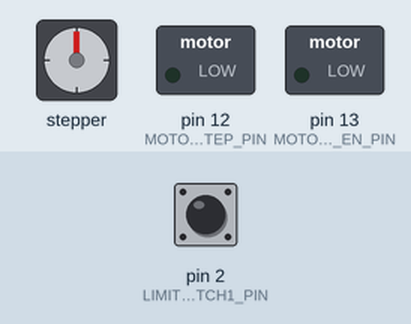
Simulated run of this sketch. Board: Arduino Uno, built with avr-gcc and run on an emulated ATmega328P. Parts: stepper motor, switched loads named in the sketch (green lamp = pin HIGH). Wiring (inferred from the names in the program): stepper motor (2048 steps per turn assumed): coils pin 8, pin 9, pin 10, pin 11. The test bench sets the inputs (shaded band); at power-on: pin 2 (LIMIT_SWITCH1_PIN) HIGH. Pins used as bus, display or sensor lines are not drawn.

Above: at 0.1 s.
At 2.1 s:
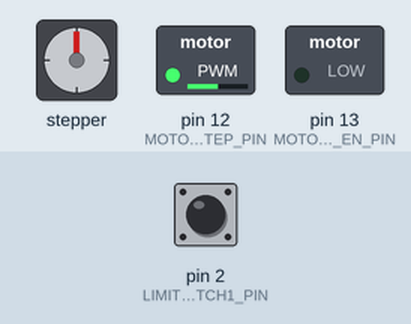
Timing chart, 0 to 5.6 s (numbered marks = the images above):
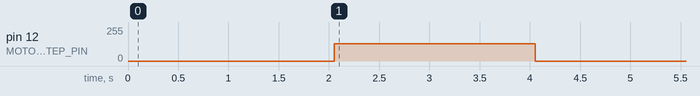

The sketch:

full.ino
```cpp
// Define motor pins for Motor 1 (Up-Down Motor 1)
const int MOTOR1_DIR_PIN = 8;  // Direction pin for Motor 1
const int MOTOR1_STEP_PIN = 9; // Step pin for Motor 1
const int MOTOR1_EN_PIN = 10;   // Enable pin for Motor 1

// Define motor pins for Motor 2 (Up-Down Motor 2)
const int MOTOR2_DIR_PIN = 11;  // Direction pin for Motor 2
const int MOTOR2_STEP_PIN = 12; // Step pin for Motor 2
const int MOTOR2_EN_PIN = 13;   // Enable pin for Motor 2

// Define limit switch pins
const int LIMIT_SWITCH1_PIN = 2; // Limit switch for Motor 1
const int LIMIT_SWITCH2_PIN = 3; // Limit switch for Motor 2

// Delay between steps in microseconds (adjust to control speed)
const int STEP_DELAY = 1000;

void setup() {
  // Set motor pins as output for both motors
  pinMode(MOTOR1_STEP_PIN, OUTPUT);
  pinMode(MOTOR1_DIR_PIN, OUTPUT);
  pinMode(MOTOR1_EN_PIN, OUTPUT);

  pinMode(MOTOR2_STEP_PIN, OUTPUT);
  pinMode(MOTOR2_DIR_PIN, OUTPUT);
  pinMode(MOTOR2_EN_PIN, OUTPUT);

  // Set limit switch pins as input with pull-up resistors
  pinMode(LIMIT_SWITCH1_PIN, INPUT_PULLUP);
  pinMode(LIMIT_SWITCH2_PIN, INPUT_PULLUP);

  // Enable both motors
  digitalWrite(MOTOR1_EN_PIN, LOW);  // Enable Motor 1
  digitalWrite(MOTOR2_EN_PIN, LOW);  // Enable Motor 2
}

void loop() {
  // Example usage
  moveUp(MOTOR1_STEP_PIN, MOTOR1_DIR_PIN, 1000);   // Move Motor 1 up (CW)
  moveUp(MOTOR2_STEP_PIN, MOTOR2_DIR_PIN, 1000);   // Move Motor 2 up (CW)
  delay(2000);                                    // Wait for 2 seconds

  goHome(MOTOR1_STEP_PIN, MOTOR1_DIR_PIN, MOTOR1_EN_PIN, LIMIT_SWITCH1_PIN); // Move Motor 1 home (CCW)
  goHome(MOTOR2_STEP_PIN, MOTOR2_DIR_PIN, MOTOR2_EN_PIN, LIMIT_SWITCH2_PIN); // Move Motor 2 home (CCW)
  delay(2000);                                    // Wait for 2 seconds
}

// Function to move a motor up (CW direction)
void moveUp(int stepPin, int dirPin, int steps) {
  digitalWrite(dirPin, HIGH); // Set direction to CW (UP)

  for (int i = 0; i < steps; i++) {
    // Generate one step pulse
    digitalWrite(stepPin, HIGH);
    delayMicroseconds(STEP_DELAY);
    digitalWrite(stepPin, LOW);
    delayMicroseconds(STEP_DELAY);
  }
}

// Function to move a motor to the home position using limit switch (CCW direction)
void goHome(int stepPin, int dirPin, int enPin, int limitSwitchPin) {
  // Set direction to CCW (DOWN)
  digitalWrite(dirPin, LOW);

  // Keep stepping until the limit switch is triggered
  while (digitalRead(limitSwitchPin) == HIGH) {
    // Generate one step pulse
    digitalWrite(stepPin, HIGH);
    delayMicroseconds(STEP_DELAY);
    digitalWrite(stepPin, LOW);
    delayMicroseconds(STEP_DELAY);
  }

  // Disable the motor after reaching home position
  digitalWrite(enPin, HIGH); // Disable the motor
}
```

Measured:
- by itself, pin 12 (MOTOR2_STEP_PIN): 0/255 → 128/255 at 2.1 s, → 0/255 2.0 s later
